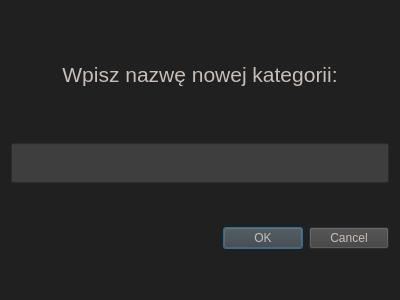
<?xml version="1.0" encoding="UTF-8"?>
<ui version="4.0">
 <class>add_category_dialog</class>
 <widget class="QDialog" name="add_category_dialog">
  <property name="geometry">
   <rect>
    <x>0</x>
    <y>0</y>
    <width>400</width>
    <height>300</height>
   </rect>
  </property>
  <property name="windowTitle">
   <string>Dialog</string>
  </property>
  <property name="styleSheet">
   <string notr="true">QDialog { background-color: #202020 }

QLabel { color: #c8beb7 }

QLineEdit { 
	color: #c8beb7;
	background-color: #3e3e3e
}

QDialogButtonBox QPushButton {
	background-color: #3e3e3e;
	color: #c8beb7
}</string>
  </property>
  <layout class="QGridLayout" name="gridLayout">
   <item row="0" column="0">
    <widget class="QLabel" name="label">
     <property name="sizePolicy">
      <sizepolicy hsizetype="Preferred" vsizetype="Fixed">
       <horstretch>0</horstretch>
       <verstretch>0</verstretch>
      </sizepolicy>
     </property>
     <property name="minimumSize">
      <size>
       <width>0</width>
       <height>50</height>
      </size>
     </property>
     <property name="font">
      <font>
       <pointsize>16</pointsize>
      </font>
     </property>
     <property name="text">
      <string>Wpisz nazwę nowej kategorii:</string>
     </property>
     <property name="alignment">
      <set>Qt::AlignCenter</set>
     </property>
    </widget>
   </item>
   <item row="1" column="0">
    <widget class="QLineEdit" name="add_category_line_edit">
     <property name="minimumSize">
      <size>
       <width>0</width>
       <height>40</height>
      </size>
     </property>
     <property name="font">
      <font>
       <pointsize>14</pointsize>
      </font>
     </property>
    </widget>
   </item>
   <item row="2" column="0">
    <widget class="QDialogButtonBox" name="buttonBox">
     <property name="orientation">
      <enum>Qt::Horizontal</enum>
     </property>
     <property name="standardButtons">
      <set>QDialogButtonBox::Cancel|QDialogButtonBox::Ok</set>
     </property>
     <property name="centerButtons">
      <bool>false</bool>
     </property>
    </widget>
   </item>
  </layout>
 </widget>
 <resources/>
 <connections>
  <connection>
   <sender>buttonBox</sender>
   <signal>accepted()</signal>
   <receiver>add_category_dialog</receiver>
   <slot>accept()</slot>
   <hints>
    <hint type="sourcelabel">
     <x>248</x>
     <y>254</y>
    </hint>
    <hint type="destinationlabel">
     <x>157</x>
     <y>274</y>
    </hint>
   </hints>
  </connection>
  <connection>
   <sender>buttonBox</sender>
   <signal>rejected()</signal>
   <receiver>add_category_dialog</receiver>
   <slot>reject()</slot>
   <hints>
    <hint type="sourcelabel">
     <x>316</x>
     <y>260</y>
    </hint>
    <hint type="destinationlabel">
     <x>286</x>
     <y>274</y>
    </hint>
   </hints>
  </connection>
 </connections>
</ui>
